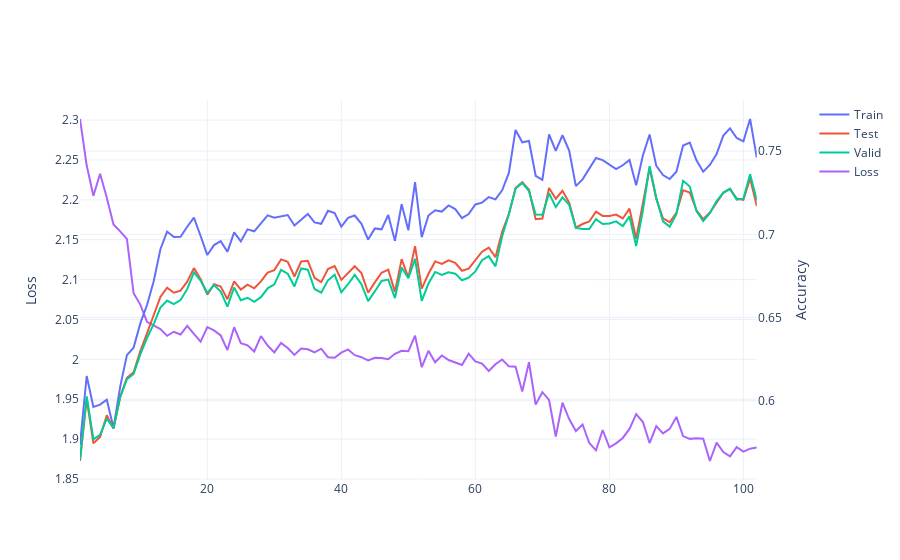

This figure's notebook cell:
### Code cell
fig = visualize_loss(df_losses)
fig
